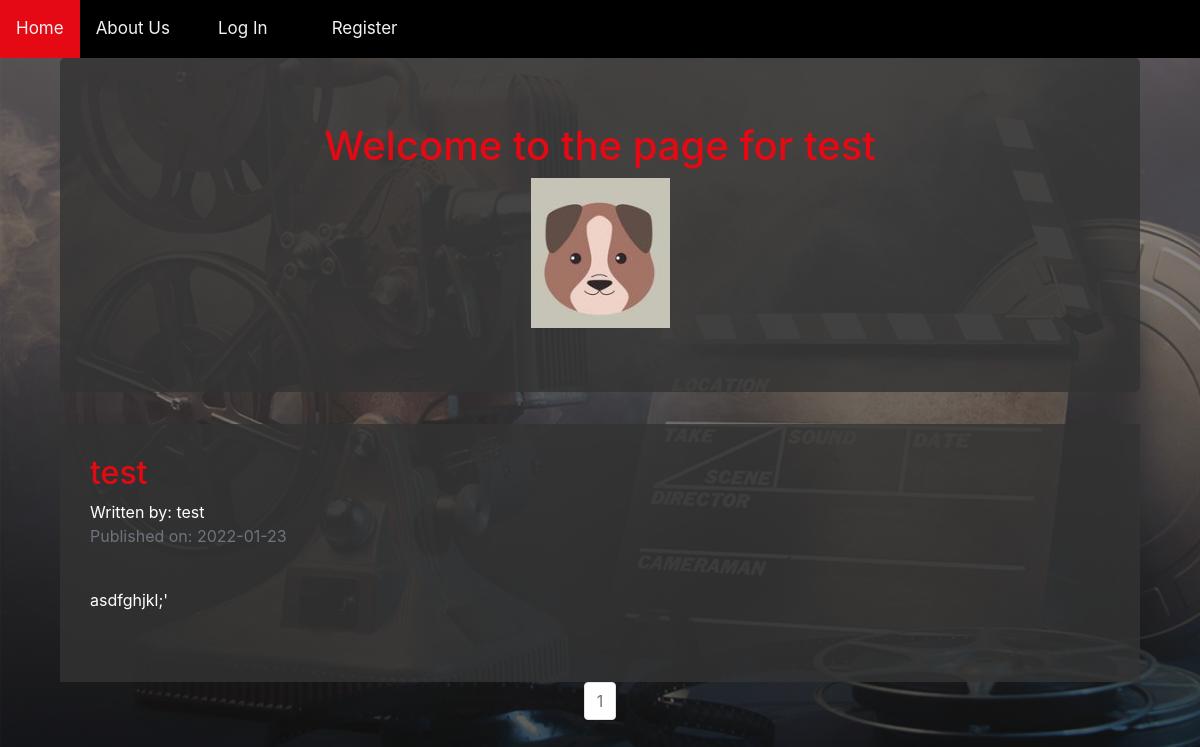
/test, run on the app's committed database.
### puppycompanyblog/models.py (models this page shows, shortened)
class User(db.Model, UserMixin):
    __tablename__ = 'users'
    id = db.Column(db.Integer, primary_key = True)
    profile_image = db.Column(db.String(20), nullable=False, default='default_profile.png')
    email = db.Column(db.String(64), unique=True, index=True)
    username = db.Column(db.String(64), unique=True, index=True)
    password_hash = db.Column(db.String(128))
    posts = db.relationship('BlogPost', backref='author', lazy=True)

class BlogPost(db.Model):
    users = db.relationship(User)
    id = db.Column(db.Integer, primary_key=True)
    user_id = db.Column(db.Integer, db.ForeignKey('users.id'), nullable=False)
    date = db.Column(db.DateTime, nullable=False, default=datetime.utcnow)
    title = db.Column(db.String(140), nullable=False)
    text = db.Column(db.Text, nullable=False)

### puppycompanyblog/users/views.py (the view)
@users.route("/<username>")
def user_posts(username):
    page = request.args.get('page', 1, type=int)
    user = User.query.filter_by(username=username).first_or_404()
    blog_posts = BlogPost.query.filter_by(author=user).order_by(BlogPost.date.desc()).paginate(page=page, per_page=5)
    return render_template('user_blog_posts.html', blog_posts=blog_posts, user=user)

### puppycompanyblog/templates/user_blog_posts.html (shortened to what this page needs)
{% extends "base.html" %}
{% block content %}
<div class="container">
  <div class="jumbotron">
    <div align='center'>
      <h1 >Welcome to the page for {{user.username}}</h1>
      <img align='center' src="{{ url_for('static', filename='profile_pics/' + user.profile_image) }}">
    </div>
  </div>
{% for post in blog_posts.items %}
      <div id="post">
        <div class="text">
          <div id="info">
            <h2><a id="title1" href="{{ url_for('blog_posts.blog_post', blog_post_id=post.id) }}">{{ post.title }}</a></h2>
            Written by: <a id="title2" href="{{ url_for('users.user_posts', username=post.author.username) }}">{{ post.author.username }}</a>
            <p class="text-muted">Published on: {{ post.date.strftime('%Y-%m-%d') }}</p>
          </div>
            <br>
              <p>{{post.text}}</p>
            <br>
        </div>
      </div>
{% endfor %}
</div>
<nav aria-label="Page navigation example">
  <ul class="pagination justify-content-center">
    {% for page_num in blog_posts.iter_pages(left_edge=1, right_edge=1, left_current=1, right_current=2) %}
            {% if blog_posts.page == page_num %}
              <li class="page-item disabled">
                <a class="page-link" href="{{ url_for('users.user_posts', username=user.username, page=page_num) }}">{{ page_num }}</a></li>
            {% else %}
              <li class="page-item"><a class="page-link" href="{{ url_for('users.user_posts', username=user.username, page=page_num) }}">{{ page_num }}</a></li>
            {% endif %}
    {% endfor %}
</nav>
{% endblock content %}

### puppycompanyblog/static/master.css (style rules this page uses)
body { background-image:linear-gradient(rgba(120, 110, 110, 0.7), rgba(14, 13, 13, 0.7)), url(../static/profile_pics/movie_bacground.jpeg); background-attachment: fixed; background-size: cover; }
h1 { color: #e50914; }
p { color: white; }
.jumbotron { background:rgba(51, 51, 51, 0.803); color:white; }
#post { background:rgba(51, 51, 51, 0.803); color: white; }
#title1 { color: #e50914; }
#title2 { color: white; }
.text { padding: 30px; }

### data on the page
User: profile_image (placeholder picture)
BlogPost: title "test", author.username "test", date "2022-01-23", text "asdfghjkl;'"

### other printed values
{{ page_num }} "1"
